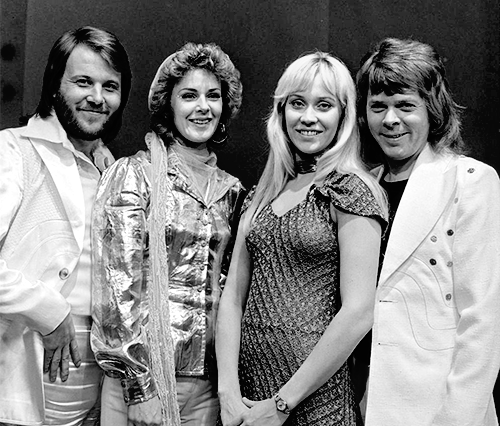
#> input picture abba.png, 500 x 426 px, given in place of the camera
$ python test_circle_detect.py   (older library calls are emulated)
#> lines starting #> are read from the running program, lines starting #| are printed output that depends on the picture
import numpy as np
import cv2
import time
from matplotlib import pyplot as plt


cap = cv2.VideoCapture(0)
cap.set(cv2.cv.CV_CAP_PROP_FPS, 20)

eye_cascade = cv2.CascadeClassifier("haarcascade_eye.xml")
handCascade = cv2.CascadeClassifier("haarcascade_hand.xml")
face_cascade = cv2.CascadeClassifier("haarcascade_frontalface_default.xml")
mouth_cascade = cv2.CascadeClassifier("haarcascade_mcs_mouth.xml")

blinkBool = False
blinkCount = 0
flag = False

overallTime = time.clock()
start = 0

blinkFrequency = 0.0

while (True):
    ret, img = cap.read()
#> img is the input picture: shape (426, 500, 3); min 0, max 255, mean 130.8
    blinkFrequency = 60 * blinkCount / ((time.clock() - overallTime))
    # while(True):
    # Capture frame-by-frame
    # ret, img = cap.read()
    # img = cv2.imread('family.jpg')
    img = cv2.resize(img, (0, 0), fx=0.4, fy=0.4)
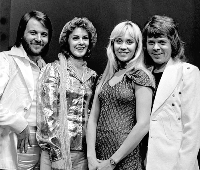
#> img: shape (170, 200, 3); min 0, max 255, mean 130.7
    # Our operations on the frame come here
    gray = cv2.cvtColor(img, cv2.COLOR_BGR2GRAY)

    # [56 lines of commented-out code are left out]

    circles = cv2.HoughCircles(gray,cv2.cv.CV_HOUGH_GRADIENT,1,120,
                            param1=50,param2=40,minRadius=50,maxRadius=100)
#> circles = [[96.5, 87.5, 77.4]]
    # circles = cv2.HoughCircles(gray, cv2.cv.CV_HOUGH_GRADIENT, 1.2, 75)
    if circles is not None:
    # convert the (x, y) coordinates and radius of the circles to integers
        circles = np.round(circles[0, :]).astype("int")
#> circles = [[96, 88, 77]]

        # loop over the (x, y) coordinates and radius of the circles
        for (x, y, r) in circles:
            # draw the circle in the output image, then draw a rectangle
            # corresponding to the center of the circle
            cv2.circle(gray, (x, y), r, (0, 255, 0), 4)
            cv2.rectangle(gray, (x - 5, y - 5), (x + 5, y + 5), (0, 128, 255), -1)
#> this loop made 1 pass
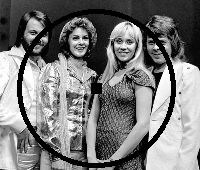
#> gray: shape (170, 200); min 0, max 255, mean 120.8

        # show the output image
    cv2.imshow("output", gray)
    # cv2.waitKey(0)
    # cv2.imshow('Video', img)
    if (blinkCount == 50):
        break
    if cv2.waitKey(1) & 0xFF == ord('q'):
#> (key q is pressed here)
        break  # time.sleep(1)
# cv2.waitKey(0)

# When everything done, release the capture
# cap.release()
cv2.destroyAllWindows()
